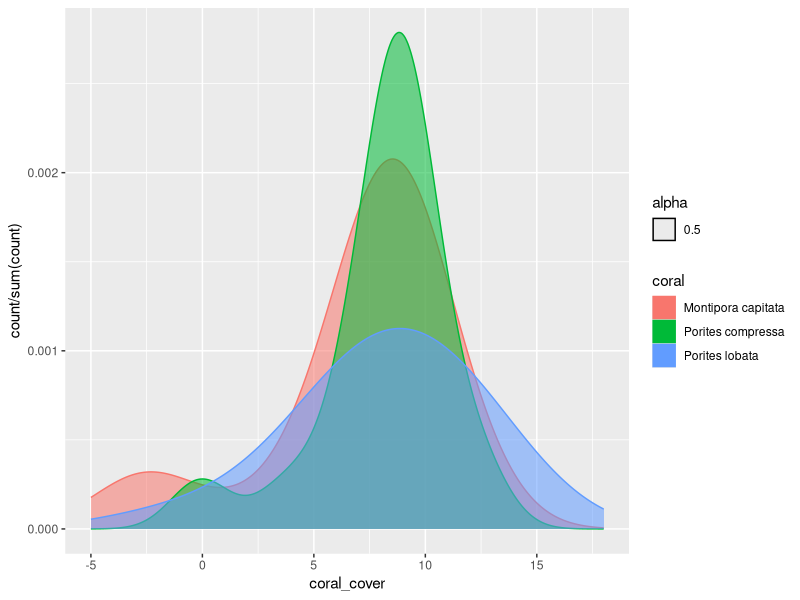

Generate this figure with R: (Note: this script raises an error after producing the figure.)
## ---- chunk 1
# Write you library imports here. E.g.:
# library(ggplot2 )
# ...
library(tibble)
library(tidyverse)
## ---- chunk 2
x = c(1,2,3)
sd <- s<-sqrt(sum((x-mean(x))^2/(length(x)-1)))
## ---- chunk 3
b = c(1)
sd_xb <- s<-sqrt(sum((b-mean(b))^2/(length(b)-1)))
## ---- chunk 4
data = matrix(1:50, ncol=5)
colnames(data) = c("variable_1", "variable_2", "variable_3", "variable_4", "variable_5")
data
## ---- chunk 5
#converting to data frame
data_tbl <- as_tibble(data)
sd_x <- function(x) {
  standev <- sqrt(sum((x-mean(x))^2/(length(x)-1)))
  return(standev)
}
#using apply with stan dev
?apply
apply(data_tbl, 2, sd_x)

## ---- chunk 6
#creating columns
coral_pop = c("Montipora capitata",
  "Porites compressa",
  "Porites lobata")
?sample()
coral <- sample(coral_pop, 100, replace = TRUE, prob = NULL)

TF <- c("TRUE", "FALSE") 
health_status <- sample(TF, 100, replace = TRUE, prob = c(0.2, 0.8))

#creating tibble
coral_health_tbl <- tibble(coral, health_status)
## ---- chunk 7
rnorm(5, 10, 1)
## ---- chunk 8
coral_health_tbl <- coral_health_tbl %>%
  add_column(coral_cover = NA)

generate_cover = function(x){
    if (x == TRUE){
        rnorm(1, mean=1, sd=3)
    }else{
        rnorm(1, mean=9, sd=2)
    }
}

coral_health_tbl$coral_cover <- mapply(generate_cover, coral_health_tbl$health_status)


## ---- chunk 9
coral_health_tbl <- coral_health_tbl %>%
  add_column(binary_health_status = NA)

binary = function(x){
    if (x == TRUE){
        coral_health_tbl$binary_health_status == 1
    }else{
        coral_health_tbl$binary_health_status == 0
    }
}

coral_health_tbl$binary_health_status <- as.integer(health_status == TRUE)
coral_health_tbl$binary_health_status <- as.integer(health_status == FALSE)
## ---- chunk 10

coverhist <- ggplot(coral_health_tbl, aes(x=coral_cover, y = stat(count / sum(count)), color=health_status)) +
  geom_histogram(fill="white", alpha=0.5, position="identity", binwidth=1) 
## ---- chunk 11
ggplot(coral_health_tbl, aes(x=coral_cover, y = stat(count / sum(count)), fill=coral, alpha=0.5, position="identity", color=coral)) +
  geom_density(adjust=2) +
  xlim(-5, 18)
## ---- chunk 12
knitr::include_graphics("Drawing.png")
